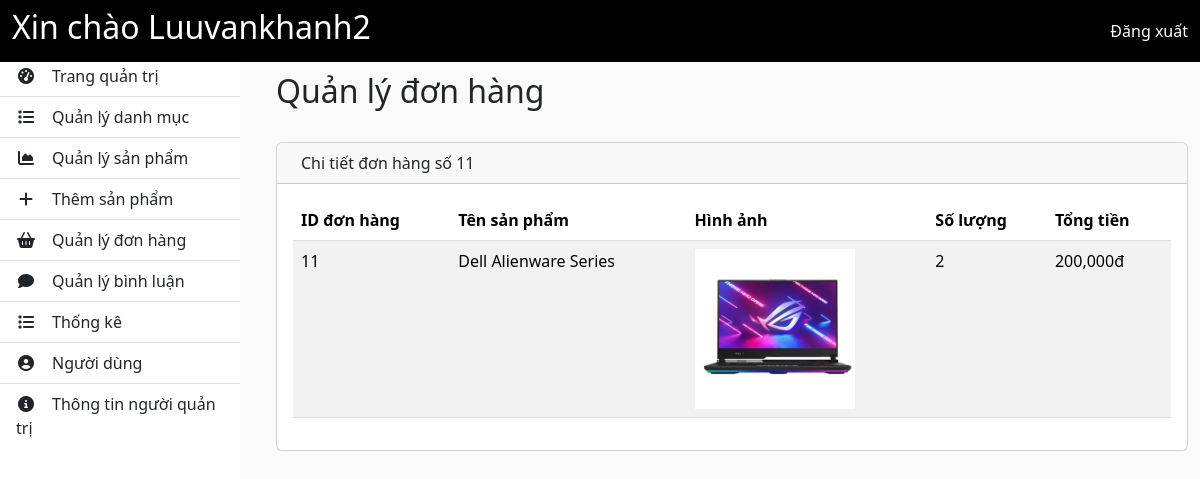
The page /admin/?mod=orders&act=detail&id=11 (signed in) on the database its author committed.
### tables this page shows
CREATE TABLE `donhangchitiet` (
  `id` int(11) NOT NULL,
  `ma_don_hang` int(11) NOT NULL,
  `ma_san_pham` int(11) NOT NULL,
  `so_luong` int(11) NOT NULL,
  `don_gia` int(11) NOT NULL,
  `tao_ngay` timestamp NOT NULL DEFAULT current_timestamp(),
  `cap_nhat_ngay` timestamp NOT NULL DEFAULT current_timestamp()
);

CREATE TABLE `sanpham` (
  `id` int(11) NOT NULL,
  `ten` varchar(30) NOT NULL,
  `gia` int(11) NOT NULL,
  `giam_gia` int(11) NOT NULL,
  `hinh_anh` varchar(30) NOT NULL,
  `mo_ta` mediumtext NOT NULL,
  `ma_danh_muc` int(11) NOT NULL,
  `tao_ngay` timestamp NOT NULL DEFAULT current_timestamp(),
  `cap_nhat_ngay` timestamp NOT NULL DEFAULT current_timestamp()
);

### admin/thuvien/database.php (called while the page is built, shortened)
<?php
$conn = mysqli_connect("localhost", "root", "", "php_test");
function db_query($query_string)
{
  global $conn;
  $result = mysqli_query($conn, $query_string);
  return $result;
}
function db_fetch_row($query_string)
{
  $mysqli_result = db_query($query_string);
  $result = mysqli_fetch_assoc($mysqli_result);
  return $result;
}

### admin/modules/orders/models/ordersModel.php (called while the page is built, shortened)
<?php
function getOrderDetailByID($id)
{
  $list = db_fetch_row("SELECT od.*, p.ten, p.hinh_anh FROM `donhangchitiet` AS od INNER JOIN `sanpham` AS p ON od.ma_san_pham = p.id WHERE od.ma_don_hang = '{$id}'");
  return $list;
}

### admin/thuvien/format.php (called while the page is built)
<?php
function currency_format($number, $suffix = 'đ')
{
  return number_format($number) . $suffix;
}

### admin/modules/orders/views/detail.php (the view, shortened to what this page needs)
<?php
$orderID  = isset($_GET["id"]) ? (int)$_GET["id"] : "";
$orderInfo = getOrderDetailByID($orderID);
?>
<div id="wrapper">
  <?php require "layout/sidebar.php"; ?>
  <main id="mainWrapper">
    <h2 class="mainWrapper-heading">Quản lý đơn hàng</h2>
    <div class="container pt-4" id="main-content">
      <div class="row">
        <div class="col-md-12 mb-3">
          <div class="card">
            <div class="card-header">
              <span><i class="bi bi-table me-2"></i></span> Chi tiết đơn hàng số <?php echo $orderID ?>
            </div>
            <div class="card-body">
              <div class="table-responsive">
                <table id="example" class="table table-striped data-table" style="width: 100%">
                  <thead>
                    <tr>
                      <th>ID đơn hàng</th>
                      <th>Tên sản phẩm</th>
                      <th>Hình ảnh</th>
                      <th>Số lượng</th>
                      <th>Tổng tiền</th>
                    </tr>
                  </thead>
                  <tbody>
                    <?php if (!empty($orderInfo)) {
                    ?>
                      <tr>
                        <td><?php echo $orderInfo['id'] ?></td>
                        <td><?php echo $orderInfo['ten'] ?></td>
                        <td>
                          <img src="assets/img/products/<?php echo $orderInfo['hinh_anh'] ?>" alt="Không có ảnh" class="image-item">
                        </td>
                        <td><?php echo $orderInfo['so_luong'] ?></td>
                        <td><?php echo currency_format($orderInfo['don_gia']) ?></td>
                      </tr>
                    <?php } ?>
                  </tbody>
                </table>
              </div>
            </div>
          </div>
        </div>
      </div>
    </div>
  </main>
</div>

### admin/css/main.css (style rules this page uses)
* { margin: 0; padding: 0; box-sizing: border-box; }
body { background-color: #fafafa; min-height: 100vh; }
main#mainWrapper { flex: 1; margin-top: 4.5rem; }
#main-content { position: sticky !important; left: 0; top: 0; }
#wrapper { display: flex; gap: 0 1.5rem; }
.mainWrapper-heading { padding-left: 12px; }
.image-item { width: 10rem; height: 10rem; object-fit: cover; display: block; }

### rows shown on the page
donhangchitiet: id "11", ma_san_pham.ten "Dell Alienware Series", ma_san_pham.hinh_anh (picture), so_luong "2", don_gia "200,000đ"

### other values the page prints
$_SESSION['admin_login'] "Luuvankhanh2"
$orderID "11"
